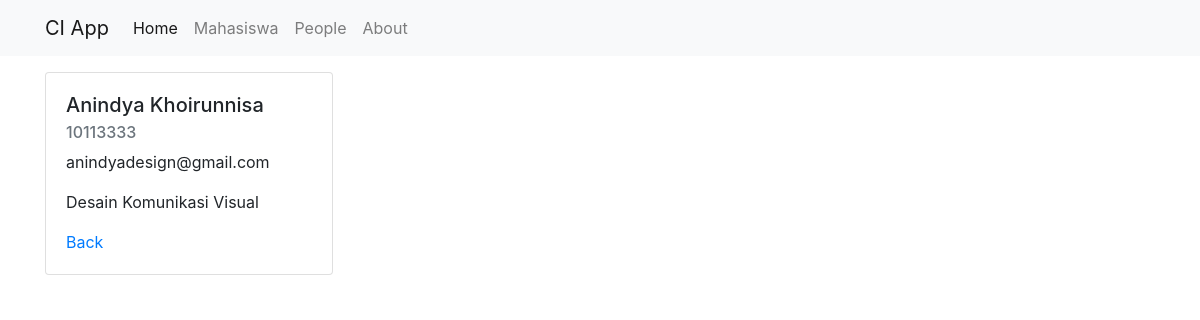
Page /mahasiswa/detail/3 on the committed database.
### tables this page shows
CREATE TABLE `t_mahasiswa` (
  `id` int(11) NOT NULL AUTO_INCREMENT,
  `nama` varchar(100) DEFAULT NULL,
  `nim` varchar(100) DEFAULT NULL,
  `email` varchar(100) DEFAULT NULL,
  `jurusan` varchar(100) DEFAULT NULL,
  PRIMARY KEY (`id`)
);

### application/controllers/Mahasiswa.php (called while the page is built, shortened)
<?php
class Mahasiswa extends CI_Controller
{
   public function __construct()
   {
      $this->load->model('Mahasiswa_model');
      $this->load->library('form_validation');
   }
   public function detail($id)
   {
      $data['judul'] = 'Data Mahasiswa - Detail';
      $data['detail_mahasiswa'] = $this->Mahasiswa_model->getDetailMahasiswaById($id);
      $this->load->view('templates/header', $data);
      $this->load->view('mahasiswa/detail', $data);
      $this->load->view('templates/footer');
   }
}

### index.php (called while the page is built, shortened)
<?php
require_once BASEPATH.'core/CodeIgniter.php';

### application/models/Mahasiswa_model.php (called while the page is built, shortened)
<?php
class Mahasiswa_model extends CI_Model
{
   public function getDetailMahasiswaById($id)
   {
      return $this->db->get_where('t_mahasiswa', ['id' => $id])->row_array();
   }
}

### application/views/mahasiswa/detail.php (the view)
<div class="container">
   <div class="row">
      <div class="col-md-6 mt-3">
         <div class="card" style="width: 18rem;">
            <div class="card-body">
               <h5 class="card-title"><?= $detail_mahasiswa['nama']; ?></h5>
               <h6 class="card-subtitle mb-2 text-muted"><?= $detail_mahasiswa['nim']; ?></h6>
               <p class="card-text"><?= $detail_mahasiswa['email']; ?></p>
               <p class="card-text"><?= $detail_mahasiswa['jurusan']; ?></p>
               <a href="<?= base_url() ?>mahasiswa" class="card-link">Back</a>
            </div>
         </div>
      </div>
   </div>
</div>

### rows in the picture
t_mahasiswa: nama "Anindya Khoirunnisa", nim "10113333", email "anindyadesign@gmail.com", jurusan "Desain Komunikasi Visual"
